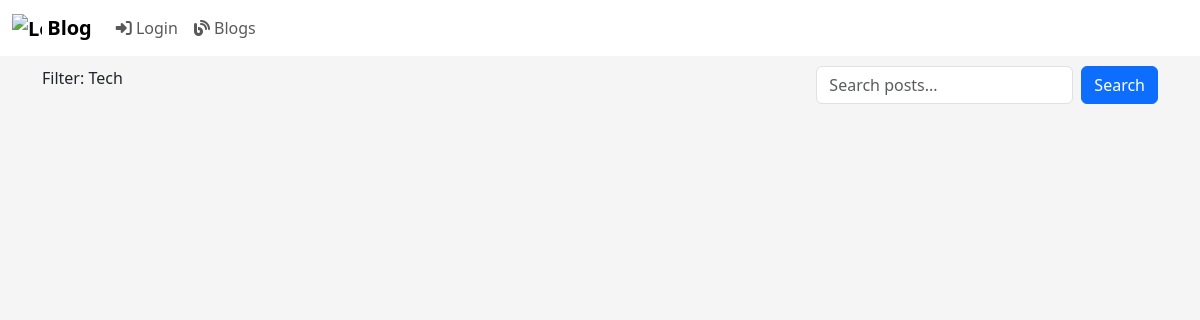
/blog/tagposts/18, run on an earlier commit of the app's database.
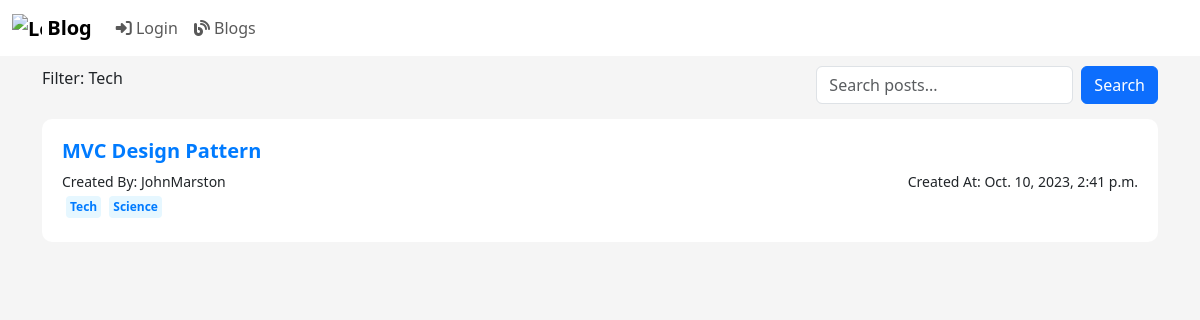
And on a later commit of the database.
### myApp/models.py (models this page shows, shortened)
class Tag(models.Model):
  category  = models.ManyToManyField(Category,related_name='tags')
  tag_name  = models.CharField(max_length=100)

class Blog(models.Model):
  ID = models.BigAutoField(auto_created = True, primary_key=True, verbose_name="ID")
  title = models.CharField(max_length=200)
  content = models.TextField()
  author = models.ForeignKey(User, on_delete=models.CASCADE, blank=False)
  created_at = models.DateTimeField(auto_now_add=True, blank=True)
  updated_at = models.DateTimeField(auto_now=True)
  is_draft = models.BooleanField(default=True)
  publish_status = models.CharField(max_length=10, choices=[('draft', 'Draft'), ('published', 'Published')], default='draft')
  tags = models.ManyToManyField(Tag,related_name="tag_posts")
  categories = models.ManyToManyField(Category)
  company = models.ForeignKey(Company, on_delete=models.SET_NULL, blank=True, null=True)

### myApp/views.py (the view)
# urls.py: path('blog/tagposts/<int:id>', views.tagposts, name='tagposts'),
def tagposts(request,id):
    tag = Tag.objects.get(pk=id)
    posts = tag.tag_posts.all()
    query = request.GET.get('q')
    if query:
        posts = posts.filter(Q(title__icontains=query)|Q(content__icontains=query))
    return render(request, 'Blog/tagposts.html', {'Blogs':posts,'tag':tag.tag_name, "query":query})

### myApp/templates/Blog/tagposts.html (shortened to what this page needs)
<!DOCTYPE html>
<html lang="en">
	{% load static %} {% load crispy_forms_tags %}
	<head>
		<link href="{% static 'css/bootstrap.css' %}" rel="stylesheet" />
		<link href="{% static 'css/home.css' %}" rel="stylesheet" />
	</head>
	<body>
		{% include "Blog/blogNavBar.html" %}
		<div class="container-md">
			<div class="feed-search">
				<span>Filter: {{tag|capfirst}}</span>
				<div>
					<form method="get" class="d-flex search-form" role="search">
						<input class="form-control me-2" type="search" name="q" placeholder="Search posts..." {% if query %}value="{{ query }}"{% endif %}>
						<button class="btn btn-primary" type="submit">Search</button>
					</form>
				</div>
			</div>
			{% for blog in Blogs %}
			<div class="container-sm container">
				<h5><a href="{% url "blogPage" id=blog.ID %}">{{ blog.title|capfirst  }}</a></h5>
				<div class="little">
					<div>Created By: {{ blog.author.username }}</div>
					<div>Created At: {{ blog.created_at }}</div>
				</div>
				{% if blog.tags.all %}
				<div class="Tags">
					{% for tag in blog.tags.all %}
					<a href="{% url "tagposts" tag.pk %}" class="tag" >
						<span >{{ tag.tag_name }}</span>
					{% endfor %}
					</a>
				</div>
				{% endif %}
			</div>
			{% endfor %}
		</div>
	</body>
</html>

What changed in the data, as far as the page shows it:
added Blog: title "MVC Design Pattern", author.username "JohnMarston", created_at "Oct. 10, 2023, 2:41 p.m.", Tag (tag_name "Tech")
now on this page (row unchanged): Tag: tag_name "Science"
